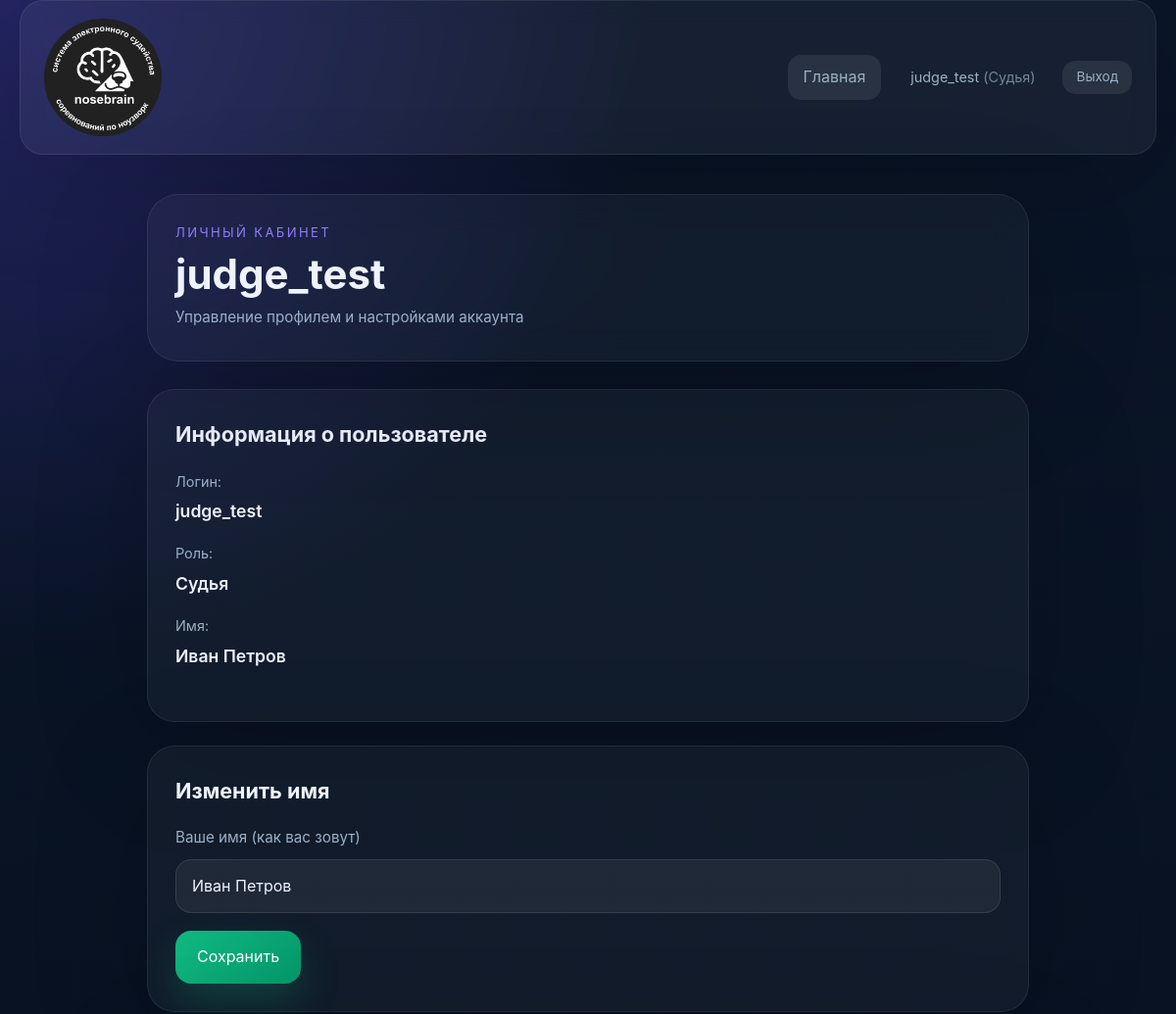
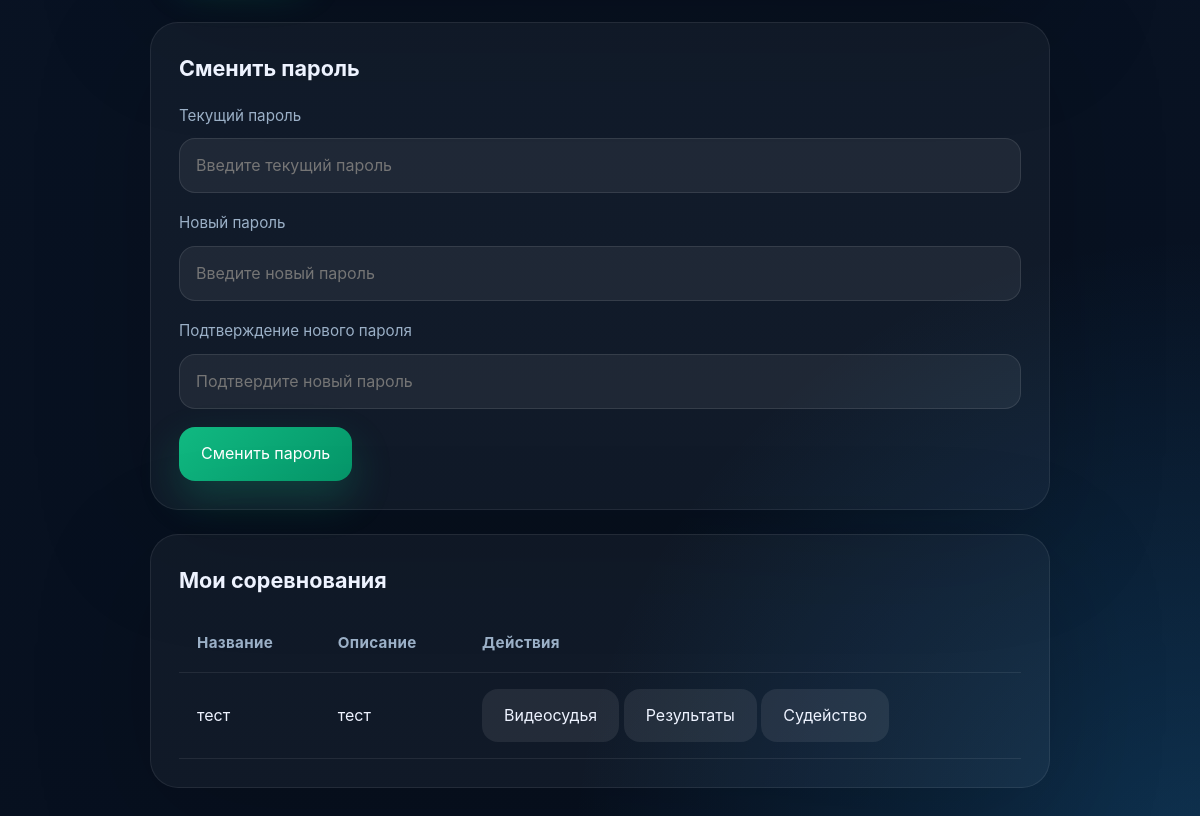
The app's page /profile.php (signed in) with its own data (2 pictures, top to bottom).
### tables this page shows
CREATE TABLE users (
                id INTEGER PRIMARY KEY AUTOINCREMENT,
                username TEXT NOT NULL UNIQUE,
                password_hash TEXT NOT NULL,
                role TEXT NOT NULL,
                competition_id INTEGER,
                display_name TEXT,
                FOREIGN KEY (competition_id) REFERENCES competitions(id)
            );

CREATE TABLE competitions (
                id INTEGER PRIMARY KEY AUTOINCREMENT,
                name TEXT NOT NULL,
                description TEXT NOT NULL
            , is_published INTEGER DEFAULT 0, start_date TEXT, end_date TEXT, template_path TEXT);

### profile.php (the view, shortened to what the rows shown need)
<?php
require_once __DIR__ . '/auth.php';
require_once __DIR__ . '/src/functions.php';
$dbManager = new DatabaseManager();
$service = new CompetitionService($dbManager);
$user = getCurrentUser();
$competitions = [];
if (isJudge() || isSecretary()) {
    $currentUser = $service->getUserById($user['id']);
    if ($currentUser !== null) {
        $competitionIds = $currentUser->getCompetitionIds();
        if (!empty($competitionIds)) {
            foreach ($competitionIds as $compId) {
                $competition = $service->getCompetitionById($compId);
                if ($competition !== null) {
                    $competitions[] = $competition;
                }
            }
        }
    }
}
?>
<!DOCTYPE html>
<html lang="ru">
<head>
    <link rel="stylesheet" href="style.css">
</head>
<body>
<?php
$currentPage = 'profile';
require_once __DIR__ . '/header.php';
renderHeader($currentPage);
?>
<main class="page-shell page-shell--single">
    <section class="hero hero--compact">
        <div>
            <div class="hero__eyebrow">Личный кабинет</div>
            <h1 class="hero__title"><?= escape($user['username']) ?></h1>
            <p class="hero__subtitle">Управление профилем и настройками аккаунта</p>
        </div>
    </section>
    <section class="content-grid content-grid--single">
        <article class="panel">
            <h2>Информация о пользователе</h2>
            <div style="display: grid; gap: 16px; margin-bottom: 24px;">
                <div>
                    <span style="color: var(--text-muted); font-size: 0.9rem;">Логин:</span>
                    <div style="color: var(--text); font-size: 1.1rem; font-weight: 600; margin-top: 4px;"><?= escape($user['username']) ?></div>
                </div>
                <div>
                    <span style="color: var(--text-muted); font-size: 0.9rem;">Роль:</span>
                    <div style="color: var(--text); font-size: 1.1rem; font-weight: 600; margin-top: 4px;"><?= escape($roleLabel) ?></div>
                </div>
                <?php if ($currentUser = $service->getUserById($user['id'])): ?>
                <div>
                    <span style="color: var(--text-muted); font-size: 0.9rem;">Имя:</span>
                    <div style="color: var(--text); font-size: 1.1rem; font-weight: 600; margin-top: 4px;"><?= escape($currentUser->getDisplayName() ?? '—') ?></div>
                </div>
                <?php endif; ?>
            </div>
        </article>
        <article class="panel">
            <h2>Изменить имя</h2>
            <form method="post" novalidate>
                <div class="form-control">
                    <label for="display_name">Ваше имя (как вас зовут)</label>
                    <input id="display_name" name="display_name" type="text" value="<?= escape($service->getUserById($user['id'])?->getDisplayName() ?? '') ?>" placeholder="Введите ваше имя" autocomplete="name">
                </div>
            </form>
        </article>
        <article class="panel">
            <h2>Сменить пароль</h2>
        </article>
        <?php if (!empty($competitions)): ?>
        <article class="panel">
            <h2>Мои соревнования</h2>
            <div class="table-wrapper">
                <table class="table">
                    <thead>
                    <tr>
                        <th>Название</th>
                        <th>Описание</th>
                        <th>Действия</th>
                    </tr>
                    </thead>
                    <tbody>
                    <?php foreach ($competitions as $competition): ?>
                        <tr>
                            <td><?= escape($competition->getName()) ?></td>
                            <td><?= escape($competition->getDescription()) ?></td>
                            <td>
                                <?php if (canAccessVideoJudging()): ?>
                                    <a class="button button--secondary" href="video_judge.php?competition_id=<?= $competition->getId() ?>">Видеосудья</a>
                                <?php endif; ?>
                                <?php if (canViewResults()): ?>
                                    <a class="button button--secondary" href="results.php?competition_id=<?= $competition->getId() ?>">Результаты</a>
                                <?php endif; ?>
                                <?php if (canAccessJudging()): ?>
                                    <a class="button button--secondary" href="judge.php?competition_id=<?= $competition->getId() ?>">Судейство</a>
                                <?php endif; ?>
                            </td>
                        </tr>
                    <?php endforeach; ?>
                    </tbody>
                </table>
            </div>
        </article>
        <?php endif; ?>
    </section>
</main>
</body>
</html>

### auth.php (shortened to what the rows shown need)
<?php
function getCurrentUser(): ?array
{
    return [
        'id' => $_SESSION['user_id'],
        'username' => $_SESSION['username'] ?? '',
        'role' => $_SESSION['role'] ?? '',
        'competition_id' => $_SESSION['competition_id'] ?? null,
        'competition_ids' => $_SESSION['competition_ids'] ?? [],
    ];
}
function isAdmin(): bool
{
    return isset($_SESSION['role']) && $_SESSION['role'] === \NoseworkV2\User::ROLE_ADMIN;
}
function isJudge(): bool
{
    return isset($_SESSION['role']) && $_SESSION['role'] === \NoseworkV2\User::ROLE_JUDGE;
}
function canAccessJudging(?int $competitionId = null): bool
{
    return true;
}
function canAccessVideoJudging(?int $competitionId = null): bool
{
    return true;
}
function canViewResults(): bool
{
    return isset($_SESSION['user_id']);
}
function renderUserInfo(): void
{
    $user = getCurrentUser();
    $roles = \NoseworkV2\User::getAvailableRoles();
    $roleLabel = $roles[$user['role']] ?? $user['role'];
    echo '<div style="display: flex; align-items: center; gap: 12px;">';
    echo '<a href="profile.php" style="color: var(--text-muted); font-size: 0.9rem; text-decoration: none; transition: color 0.2s ease;" onmouseover="this.style.color=\'var(--text)\'" onmouseout="this.style.color=\'var(--text-muted)\'">';
    echo htmlspecialchars($user['username'], ENT_QUOTES | ENT_HTML5, 'UTF-8');
    echo ' <span style="opacity: 0.7;">(' . htmlspecialchars($roleLabel, ENT_QUOTES | ENT_HTML5, 'UTF-8') . ')</span>';
    echo '</a>';
    echo '<a href="logout.php" class="button button--secondary" style="padding: 6px 14px; font-size: 0.85rem;">Выход</a>';
    echo '</div>';
}

### records on screen
users: username "judge_test", role "Судья", display_name "Иван Петров"
competitions: description "тест"

### other values on screen
$link['label'] "Главная"
